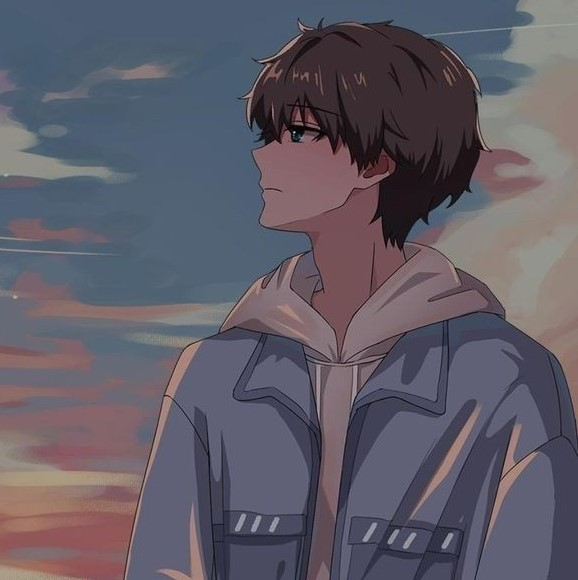
#> input picture xau.jpg, 578 x 580 px
$ jupyter execute --allow-errors Lab3.ipynb
#> lines starting #> are read from the running program, lines starting #| are printed output that depends on the picture
[cell 1]
import numpy as np
import cv2
import PIL.Image as Image
from IPython.display import display
import matplotlib.pyplot as plt
import math

# Lọc thông thấp:

[cell 2]
img = cv2.imread('xau.jpg', 1) # takes img as bgr
#> img is the input picture: shape (580, 578, 3); mean B, G, R 103.2, 92, 96.3
img = cv2.cvtColor(img, cv2.COLOR_BGR2RGB)

linear_filter = cv2.boxFilter(img, -1, (3,3)) #linear filter

blur = cv2.blur(img, (3,3))

gaussian = cv2.GaussianBlur(img, (7,7), 0)

titles = ['Original Image', 'Box Filter', 'Blur', 'Gaussian Blur']
outputs = [img, linear_filter, blur, gaussian]

#> (the rest of this cell did not finish here and is left out)

# Lọc thông cao

[cell 3]
def loc_thong_cao_butterworth(i, d, n):
    F = np.fft.fft2(i)
    M, N = i.shape
    H = np.zeros((M, N))
    for u in range(M):
        for v in range(N):
            t = ((u-M/2)**2+(v-N/2)**2)**0.5
            H[u, v] = (1/(1+(d/t)**(2*n)))
    G = H*F
    plt.imshow(np.log(np.abs(np.fft.fftshift(np.fft.ifft2(G)))**2))
    plt.show()

[cell 4]
# img_gray = cv2.cvtColor(img, cv2.COLOR_BGR2GRAY)
img = cv2.imread("img.png")
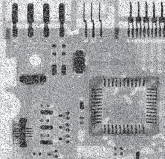
#> input picture img.png, 165 x 159 px
#> img is the input picture: shape (159, 165, 3); mean B, G, R 164.8, 162.4, 161
img_gray = cv2.cvtColor(img, cv2.COLOR_BGR2GRAY)

[cell 5]
loc_thong_cao_butterworth(img_gray, 30, 2)
#> after the loop in loc_thong_cao_butterworth, `for u in range(M):`:
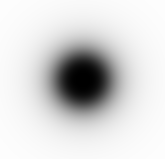
#> H: shape (159, 165) float64; min 3.09e-07, max 0.995, mean 0.843

[cell 6]
def loc_thong_cao_butterworth(i, d, n):
#> called with d = 30, n = 2
    F = np.fft.fft2(i)
    M, N = i.shape
#> M = 159; N = 165
    H = np.zeros((M, N))
    for u in range(M):
        for v in range(N):
            t = ((u-M/2)**2+(v-N/2)**2)**0.5
            H[u, v] = (1/(1+(d/t)**(2*n)))
    G = H*F
    plt.imshow(np.log(np.abs(np.fft.fftshift(np.fft.ifft2(G)))**2))
#> (this line was passed over: IPython is not available in this run)
    plt.show()

[cell 7]
loc_thong_cao_butterworth(img_gray, 30, 2)

[cell 8]
def loc_thong_cao_gaussian(i, d):
#> called with d = 30
    F = np.fft.fft2(i)
    M, N = i.shape
#> M = 159; N = 165
    H = np.zeros((M, N))
    for u in range(M):
        for v in range(N):
            t = ((u-M/2)**2+(v-N/2)**2)**0.5
            H[u, v] = 1-np.exp(-t**2/(2*(d**2)))
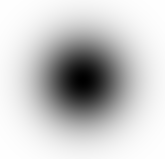
#> H: shape (159, 165) float64; min 0.000278, max 0.999, mean 0.787
    G = H*F
    plt.imshow(np.log(np.abs(np.fft.fftshift(np.fft.ifft2(G)))**2))
#> (this line was passed over: IPython is not available in this run)
    plt.show()
